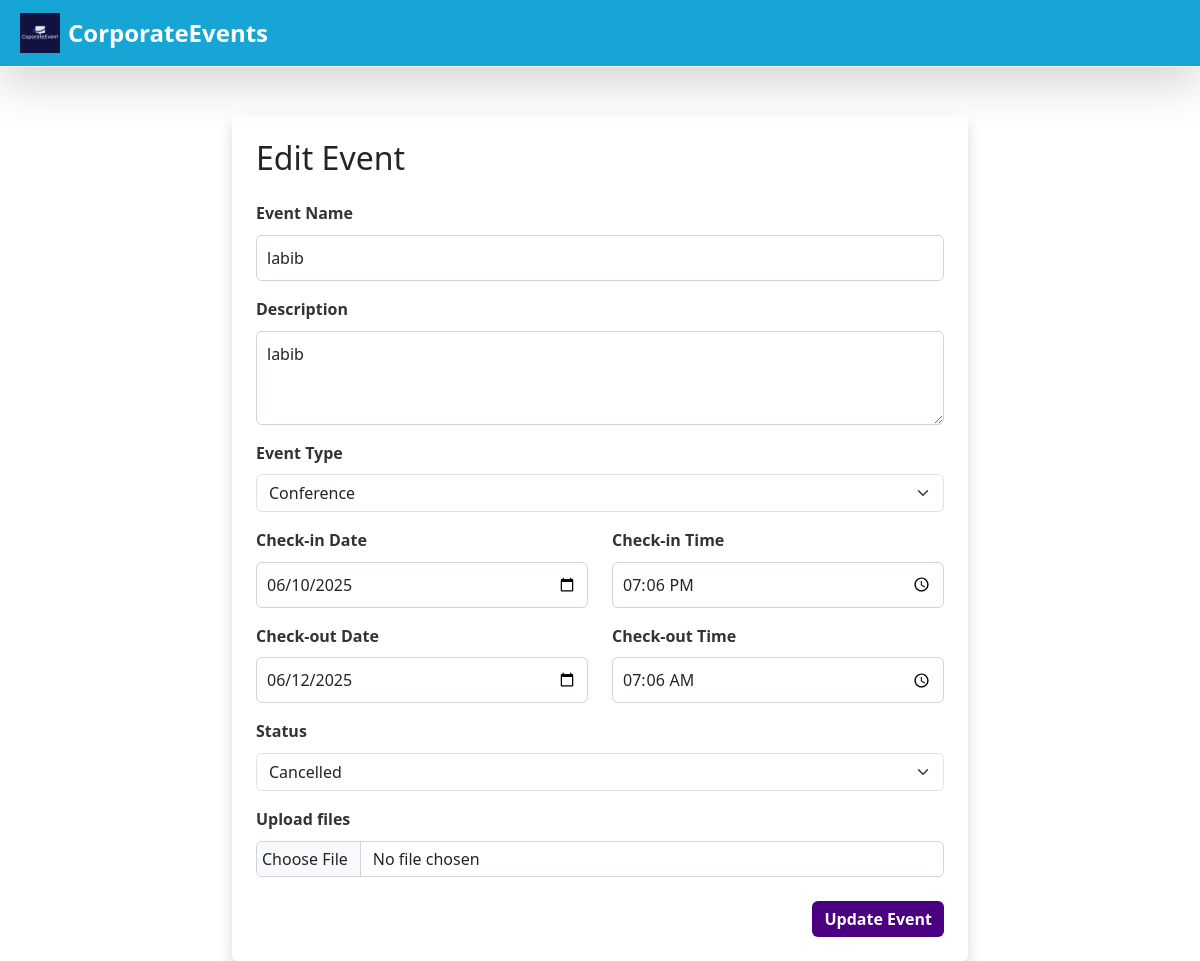
/edit_event/2 (signed in), run on the app's committed database.
### website/models.py (models this page shows, shortened)
class Event(db.Model):
    __tablename__ = 'events'
    id = db.Column(db.Integer, primary_key=True)
    event_name = db.Column(db.String(100), nullable=False)
    description = db.Column(db.Text, nullable=False)
    event_type = db.Column(db.String(100), nullable=False)
    checkin_date = db.Column(db.DateTime, nullable=False)
    checkout_date = db.Column(db.DateTime, nullable=False)
    checkin_time = db.Column(db.DateTime, nullable=False)
    checkout_time = db.Column(db.DateTime, nullable=False)
    status = db.Column(db.String(50), nullable=False)
    file_name = db.Column(db.String(999), nullable=True)
    bookings = db.relationship('Booking', backref='event', lazy=True)
    tickets = db.relationship('Ticket', backref='event', lazy=True)
    reviews = db.relationship('Review', backref='event', lazy=True)
    user_id = db.Column(db.Integer, db.ForeignKey('users.id'), nullable=False)
    owner = db.relationship('User', backref='events', lazy=True)

### website/views.py (the view, shortened to what this page needs)
@main_bp.route('/edit_event/<int:event_id>', methods=['GET', 'POST'])
@login_required
def edit_event(event_id):
    event = db.session.get(Event, event_id)
    if not event or event.user_id != current_user.id:
        return "Unauthorized", 403
    form = EventForm(obj=event)
    return render_template('createevent.html', form=form, event=event)

### website/__init__.py (called while the page is built)
def create_app():
    app = Flask(__name__)  # this is the name of the module/package that is calling this app
    app.debug = True
    app.secret_key = 'somesecretkey'
    app.config['SQLALCHEMY_DATABASE_URI'] = 'sqlite:///sqllite_database.db'
    app.config['UPLOAD_FOLDER'] = 'website/static/upload'
    db.init_app(app)
    bcrypt.init_app(app)
    Bootstrap5(app)
    login_manager = LoginManager()
    login_manager.login_view = 'auth.login'
    login_manager.init_app(app)
    from .models import User
    @login_manager.user_loader
    def load_user(user_id):
       return db.session.scalar(db.select(User).where(User.id==user_id))
    from . import views
    app.register_blueprint(views.main_bp)
    from . import auth
    app.register_blueprint(auth.auth_bp)
    return app

### website/templates/createevent.html (shortened to what this page needs)
<!doctype html>
<html lang="en">
<head>
  <link href="https://cdn.jsdelivr.net/npm/bootstrap@5.3.3/dist/css/bootstrap.min.css" rel="stylesheet">
  <link rel="stylesheet" href="{{ url_for('static', filename='style/style.css') }}">
</head>
<body>
  <header>
    <nav class="navbar navbar-expand-lg shadow-lg p-2 border-bottom border-white" style="background-color: #17a5d5;">
      <div class="container-fluid">
        <a class="navbar-brand text-white fw-bold d-flex align-items-center" href="{{ url_for('main.index') }}">
          <img src="{{ url_for('static', filename='img/logo.png') }}" alt="Logo" width="40" height="40" class="me-2">
          CorporateEvents
        </a>
      </div>
    </nav>
  </header>
  <main class="container mt-5">
    <div class="row justify-content-center">
      <div class="col-md-8">
        <div class="p-4 shadow rounded bg-white">
          <h2 class="mb-4">{{ 'Edit Event' if event else 'Create Event' }}</h2>
          <form method="POST" enctype="multipart/form-data">
            <div class="mb-3">
              {{ form.event_name.label(class="form-label") }}
              {{ form.event_name(class="form-control", placeholder="Name of the event") }}
            </div>
            <div class="mb-3">
              {{ form.description.label(class="form-label") }}
              {{ form.description(class="form-control", rows=3) }}
            </div>
            <div class="mb-3">
              {{ form.event_type.label(class="form-label") }}
              {{ form.event_type(class="form-select") }}
            </div>
            <div class="row">
              <div class="col-md-6 mb-3">
                {{ form.checkin_date.label(class="form-label") }}
                {{ form.checkin_date(class="form-control") }}
              </div>
              <div class="col-md-6 mb-3">
                {{ form.checkin_time.label(class="form-label") }}
                {{ form.checkin_time(class="form-control") }}
              </div>
              <div class="col-md-6 mb-3">
                {{ form.checkout_date.label(class="form-label") }}
                {{ form.checkout_date(class="form-control") }}
              </div>
              <div class="col-md-6 mb-3">
                {{ form.checkout_time.label(class="form-label") }}
                {{ form.checkout_time(class="form-control") }}
              </div>
            </div>
            <div class="mb-3">
              {{ form.status.label(class="form-label") }}
              {{ form.status(class="form-select") }}
            </div>
            <div class="mb-3">
              {{ form.upload.label(class="form-label") }}
              {{ form.upload(class="form-control") }}
            </div>
            <div class="text-end mt-4">
              {{ form.submit(class="btn btn-primary", value='Update Event' if event else 'Create Event') }}
            </div>
          </form>
        </div>
      </div>
    </div>
  </main>
</body>
</html>

### website/static/style/style.css (style rules this page uses)
.navbar-brand { color: white; font-size: 1.5rem; }
.btn-primary { background-color: #4b0082; border: none; font-weight: bold }
.form-control { border-radius: 6px; border: 1px solid #ced4da; padding: 10px; }
.form-label { font-weight: 600; color: #333333; }
.form-control[type="file"] { padding: 5px; }
body { font-family: system-ui, "Segoe UI", Helvetica, Arial, sans-serif, "Apple Color Emoji", "Segoe UI Emoji", "Segoe UI Symbol"; line-height: 1.6; }

### data on the page
Event: event_name "labib", description "labib", event_type "Conference", checkin_date "06/10/2025", checkin_time "19:06", checkout_date "06/12/2025", checkout_time "07:06", status "Cancelled"

### other printed values
{{ 'Edit Event' if event else 'Create Event' }} "Edit Event"
